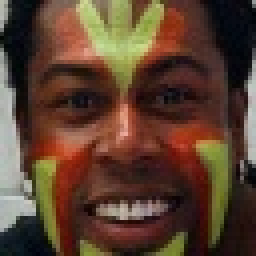
#> input picture dataset/test/intrested/first 5k6750.jpg, 64 x 64 px (shown 4 times larger)
$ python preprocess_image.py --input dataset/test/intrested --output out   (older library calls are emulated)
#> lines starting #> are read from the running program, lines starting #| are printed output that depends on the picture
import cv2
import os
from PIL import Image

def resize_image(input_path, output_path, shape=(224, 224)):
#> called with input_path = 'dataset/test/intrested/first 5k6750.jpg', output_path = 'out/./first 5k6750.jpg', shape = (224, 224)
    img = Image.open(input_path).convert('RGB')
#> img is the input picture: PIL image 64x64 RGB; mean R, G, B 91.5, 64.8, 47.6
    img = img.resize(shape, Image.ANTIALIAS)
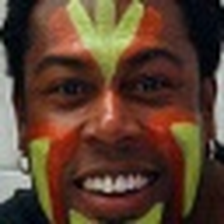
#> img: PIL image 224x224 RGB; mean R, G, B 91.5, 64.7, 47.6
    img.save(output_path)

def preprocess_image_dir(input_dir, output_dir, shape=(224, 224)):
    os.makedirs(output_dir, exist_ok=True)
    for root, _, files in os.walk(input_dir):
        rel_root = os.path.relpath(root, input_dir)
        out_root = os.path.join(output_dir, rel_root)
        os.makedirs(out_root, exist_ok=True)
        for file in files:
            if file.lower().endswith(('.jpg', '.jpeg', '.png', '.bmp', '.gif')):
                in_path = os.path.join(root, file)
                out_path = os.path.join(out_root, file)
                resize_image(in_path, out_path, shape=shape)

if __name__ == "__main__":
    import argparse
    parser = argparse.ArgumentParser(description='Resize/crop images to target shape')
    parser.add_argument('--input', required=True, help='Input image directory')
    parser.add_argument('--output', required=True, help='Output image directory')
    parser.add_argument('--shape', type=int, nargs=2, default=[224,224], help='Target image shape')
    args = parser.parse_args()
    preprocess_image_dir(args.input, args.output, tuple(args.shape))

$ run again, on dataset/test/intrested/first 5k6922.jpg
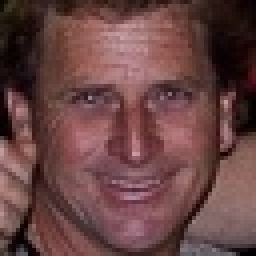
#> input picture dataset/test/intrested/first 5k6922.jpg, 64 x 64 px (shown 4 times larger)
#> in resize_image, img is the input picture: PIL image 64x64 RGB; mean R, G, B 104.2, 68.6, 68.1
#> in resize_image, `img = img.resize(shape, Image.ANTIALIAS)`:
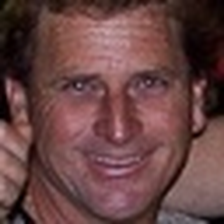
#> img: PIL image 224x224 RGB; mean R, G, B 104.2, 68.7, 68.1

$ run again, on dataset/test/intrested/first 5k7053.jpg
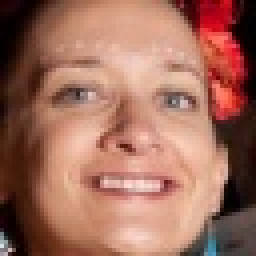
#> input picture dataset/test/intrested/first 5k7053.jpg, 64 x 64 px (shown 4 times larger)
#> in resize_image, img is the input picture: PIL image 64x64 RGB; mean R, G, B 160, 108.5, 92.1
#> in resize_image, `img = img.resize(shape, Image.ANTIALIAS)`:
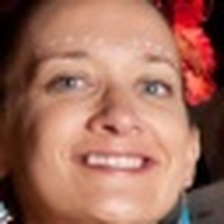
#> img: PIL image 224x224 RGB; mean R, G, B 160, 108.6, 92.2

$ run again, on dataset/test/intrested/first 5k7424.jpg
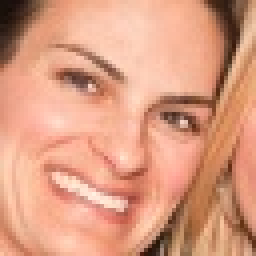
#> input picture dataset/test/intrested/first 5k7424.jpg, 64 x 64 px (shown 4 times larger)
#> in resize_image, img is the input picture: PIL image 64x64 RGB; mean R, G, B 218.9, 156.2, 128.8
#> in resize_image, `img = img.resize(shape, Image.ANTIALIAS)`:
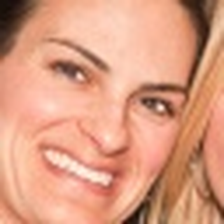
#> img: PIL image 224x224 RGB; mean R, G, B 218.8, 156.2, 128.9
